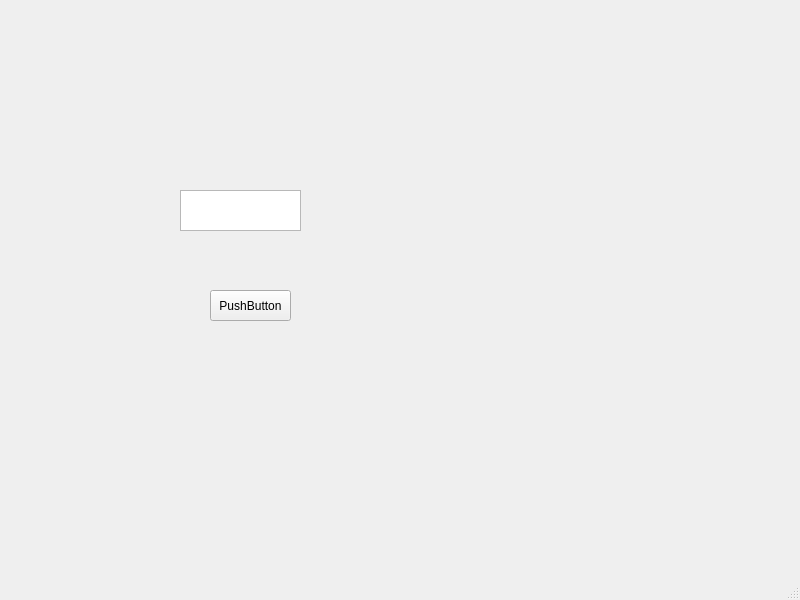
<?xml version="1.0" encoding="UTF-8"?>
<ui version="4.0">
 <class>MainWindow</class>
 <widget class="QMainWindow" name="MainWindow">
  <property name="geometry">
   <rect>
    <x>0</x>
    <y>0</y>
    <width>800</width>
    <height>600</height>
   </rect>
  </property>
  <property name="windowTitle">
   <string>MainWindow</string>
  </property>
  <widget class="QWidget" name="centralwidget">
   <widget class="QPushButton" name="pushButton">
    <property name="geometry">
     <rect>
      <x>210</x>
      <y>290</y>
      <width>81</width>
      <height>31</height>
     </rect>
    </property>
    <property name="text">
     <string>PushButton</string>
    </property>
   </widget>
   <widget class="QTextEdit" name="textEdit">
    <property name="geometry">
     <rect>
      <x>180</x>
      <y>190</y>
      <width>121</width>
      <height>41</height>
     </rect>
    </property>
   </widget>
  </widget>
  <widget class="QMenuBar" name="menubar">
   <property name="geometry">
    <rect>
     <x>0</x>
     <y>0</y>
     <width>800</width>
     <height>22</height>
    </rect>
   </property>
  </widget>
  <widget class="QStatusBar" name="statusbar"/>
 </widget>
 <resources/>
 <connections/>
</ui>
